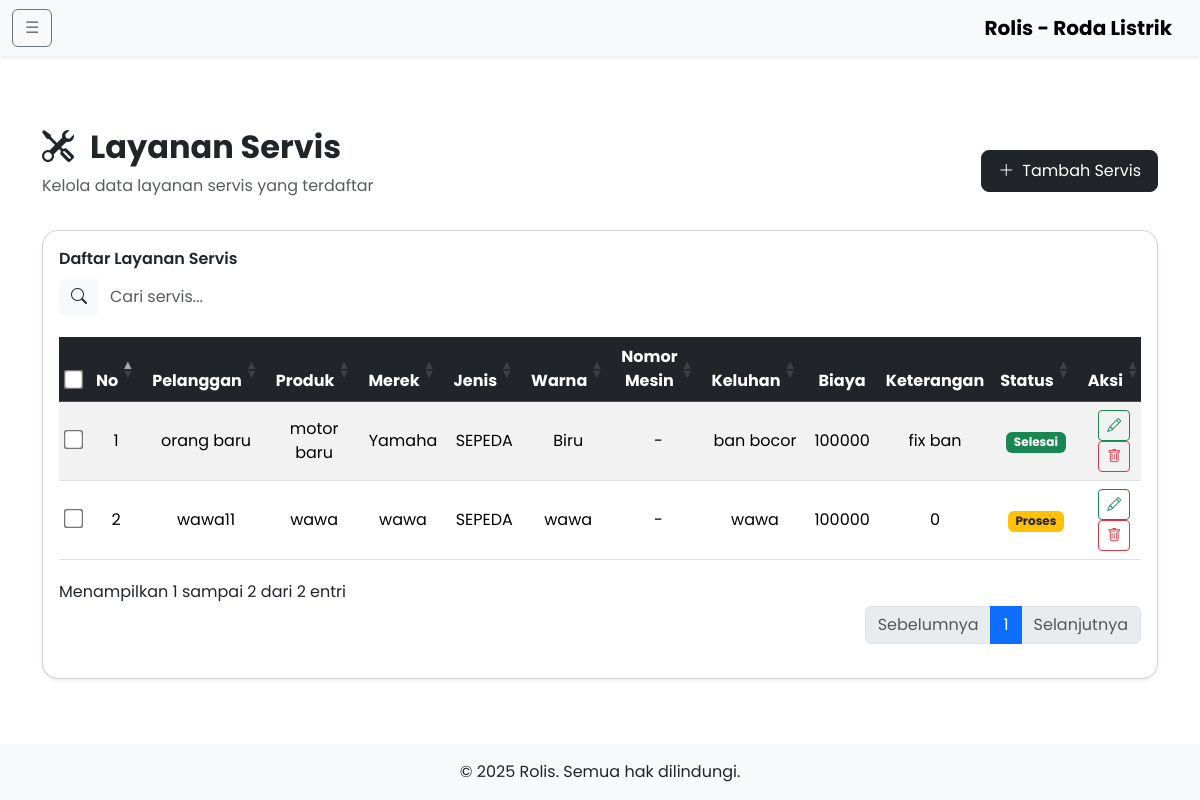
Page /admin-site/services/index_services.php on the committed database.
### tables this page shows
CREATE TABLE IF NOT EXISTS `servis` (
  `id_servis` bigint NOT NULL AUTO_INCREMENT,
  `pelanggan_id` bigint NOT NULL,
  `produk_id` bigint DEFAULT NULL,
  `transaksi_id` bigint DEFAULT NULL,
  `keluhan` text NOT NULL,
  `nama_produk` varchar(255) DEFAULT NULL,
  `jenis_produk` enum('MOTOR','SEPEDA') DEFAULT NULL,
  `merek_produk` varchar(50) DEFAULT NULL,
  `warna_produk` varchar(50) DEFAULT NULL,
  `biaya` int DEFAULT NULL,
  `keterangan` text,
  `status` enum('PROGRESS','DONE') NOT NULL,
  PRIMARY KEY (`id_servis`),
  KEY `FK_servis_pelanggan` (`pelanggan_id`),
  KEY `FK_servis_produk` (`produk_id`),
  KEY `FK_servis_transaksi` (`transaksi_id`),
  CONSTRAINT `FK_servis_pelanggan` FOREIGN KEY (`pelanggan_id`) REFERENCES `pelanggan` (`id_pelanggan`) ON DELETE CASCADE ON UPDATE CASCADE,
  CONSTRAINT `FK_servis_produk` FOREIGN KEY (`produk_id`) REFERENCES `produk` (`id_produk`) ON DELETE CASCADE ON UPDATE CASCADE,
  CONSTRAINT `FK_servis_transaksi` FOREIGN KEY (`transaksi_id`) REFERENCES `transaksi` (`id_transaksi`) ON DELETE SET NULL ON UPDATE CASCADE
);

CREATE TABLE IF NOT EXISTS `pelanggan` (
  `id_pelanggan` bigint NOT NULL AUTO_INCREMENT,
  `nama` varchar(255) NOT NULL,
  `alamat` varchar(255) NOT NULL,
  `no_hp` varchar(13) NOT NULL,
  `no_ktp` varchar(16) DEFAULT NULL,
  `email` varchar(100) DEFAULT NULL,
  `tgl_beli` date DEFAULT NULL,
  `keterangan` text,
  PRIMARY KEY (`id_pelanggan`)
);

### admin-site/controllers/Controller.php (called while the page is built, shortened)
<?php
require_once '../includes/db.php';
abstract class Controller
{
    protected $conn;
    public function __construct()
    {
        global $conn;
        $this->conn = $conn;
    }
    public function select($query)
    {
        return $this->conn->query($query);
    }
}

### admin-site/controllers/ServiceController.php (called while the page is built, shortened)
<?php
require_once 'Controller.php';
class ServiceController extends Controller
{
    public function show()
    {
        return $this->select("SELECT s.*, p.nama as pelanggan_nama, pr.nama as produk_nama, pr.jenis as produk_jenis, m.value as merek_nama, t.nomor_mesin, t.nomor_body, t.warna,
            CASE
                WHEN s.nama_produk IS NOT NULL AND s.nama_produk != '' THEN s.nama_produk
                ELSE pr.nama
            END as produk_display,
            CASE
                WHEN s.jenis_produk IS NOT NULL AND s.jenis_produk != '' THEN s.jenis_produk
                ELSE pr.jenis
            END as jenis_display,
            CASE
                WHEN s.merek_produk IS NOT NULL AND s.merek_produk != '' THEN s.merek_produk
                ELSE m.value
            END as merek_display,
            CASE
                WHEN s.warna_produk IS NOT NULL AND s.warna_produk != '' THEN s.warna_produk
                ELSE t.warna
            END as warna_display
            FROM servis s LEFT JOIN pelanggan p ON s.pelanggan_id = p.id_pelanggan LEFT JOIN produk pr ON s.produk_id = pr.id_produk LEFT JOIN merek m ON pr.merek_id = m.id_merek LEFT JOIN transaksi t ON s.transaksi_id = t.id_transaksi ORDER BY s.id_servis DESC");
    }
}

### admin-site/services/index_services.php (the view, shortened to what this page needs)
<?php
include "../includes/header.php";
require_once "../controllers/ServiceController.php";
$serviceController = new ServiceController();
$rows = $serviceController->show();
?>
<main class="container mt-5 pt-4">
  <div class="d-flex justify-content-between align-items-center mb-3">
    <div>
      <h2 class="fw-bold">
        <i class="bi bi-tools me-3"></i>Layanan Servis
      </h2>
      <p class="text-muted">Kelola data layanan servis yang terdaftar</p>
    </div>
    <a href="tambah_services.php" class="btn btn-dark rounded-3 px-3 py-2 d-flex align-items-center gap-2">
      <i class="bi bi-plus-lg"></i> Tambah Servis
    </a>
  </div>
  <div class="card rounded-4 shadow-sm p-3">
    <div class="mb-3">
      <label for="searchInput" class="form-label fw-semibold">Daftar Layanan Servis</label>
      <div class="input-group">
        <span class="input-group-text bg-light border-0" id="searchIcon"><i class="bi bi-search"></i></span>
        <input type="text" id="searchInput" class="form-control border-0" placeholder="Cari servis..." aria-label="Cari servis" aria-describedby="searchIcon">
      </div>
    </div>
    <div class="table-responsive">
      <table id="servicesTable" class="table table-striped table-hover align-middle">
        <thead class="table-dark">
          <tr>
            <th class="text-center" scope="col"><input type="checkbox" id="selectAll" style="transform: scale(1.5);"></th>
            <th class="text-center" scope="col">No</th>
            <th class="text-center">Pelanggan</th>
            <th class="text-center">Produk</th>
            <th class="text-center">Merek</th>
            <th class="text-center">Jenis</th>
            <th class="text-center">Warna</th>
            <th class="text-center">Nomor Mesin</th>
            <th class="text-center">Keluhan</th>
            <th class="text-center">Biaya</th>
            <th class="text-center">Keterangan</th>
            <th class="text-center">Status</th>
            <th class="text-center">Aksi</th>
          </tr>
        </thead>
        <tbody>
          <?php if (!empty($rows)): ?>
            <?php $no = 1; ?>
            <?php foreach ($rows as $row): ?>
              <tr>
                <td class="text-center"><input type="checkbox" class="row-checkbox" value="<?= $row['id_servis'] ?>" style="transform: scale(1.5);"></td>
                <td class="text-center"><?= $no++ ?></td>
                <td class="text-center"><?= htmlspecialchars($row['pelanggan_nama']) ?></td>
                <td class="text-center"><?= htmlspecialchars($row['produk_display'] ?? '-') ?></td>
                <td class="text-center"><?= htmlspecialchars($row['merek_display'] ?? '-') ?></td>
                <td class="text-center"><?= htmlspecialchars($row['jenis_display'] ?? '-') ?></td>
                <td class="text-center"><?= htmlspecialchars($row['warna_display'] ?? '-') ?></td>
                <td class="text-center"><?= htmlspecialchars($row['nomor_mesin'] ?? '-') ?></td>
                <td class="text-center"><?= htmlspecialchars($row['keluhan']) ?></td>
                <td class="text-center"><?= htmlspecialchars($row['biaya'] ?? '-') ?></td>
                <td class="text-center"><?= htmlspecialchars($row['keterangan'] ?? '-') ?></td>
                <td class="text-center">
                  <?php if ($row['status'] === 'DONE'): ?>
                    <span class="badge bg-success">Selesai</span>
                  <?php elseif ($row['status'] === 'PROGRESS'): ?>
                    <span class="badge bg-warning text-dark">Proses</span>
                  <?php else: ?>
                    <span class="badge bg-secondary">Belum Ditentukan</span>
                  <?php endif; ?>
                </td>
                <td class="text-center">
                  <a href="edit_services.php?id=<?= $row['id_servis'] ?>" class="btn btn-outline-success btn-sm" title="Sunting" onclick="event.stopPropagation();"><i class="bi bi-pencil"></i></a>
                  <a href="#" class="btn btn-outline-danger btn-sm delete-btn" title="Hapus" onclick="confirmDelete(<?= $row['id_servis'] ?>); event.stopPropagation();"><i class="bi bi-trash"></i></a>
                </td>
              </tr>
            <?php endforeach; ?>
          <?php else: ?>
            <tr>
              <td colspan="13" class="text-center text-muted">Belum ada data servis</td>
            </tr>
          <?php endif; ?>
        </tbody>
      </table>
    </div>
  </div>
</main>
<?php include "../includes/footer.php"; ?>

### public/assets/css/custom.css (style rules this page uses)
body { font-family: "Poppins", sans-serif; }
body.d-flex { min-height: 100vh; flex-direction: column; }
main { flex: 1 0 auto; }

### rows in the picture
servis: pelanggan.nama "orang baru", produk_display "motor baru", merek_display "Yamaha", jenis_display "SEPEDA", warna_display "Biru", nomor_mesin "-", keluhan "ban bocor", biaya "100000", keterangan "fix ban", status "Selesai"
servis: pelanggan.nama "wawa11", produk_display "wawa", merek_display "wawa", jenis_display "SEPEDA", warna_display "wawa", nomor_mesin "-", keluhan "wawa", biaya "100000", keterangan "0", status "Proses"
